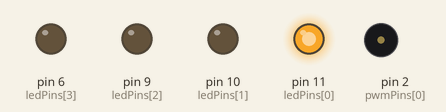
Bench run of a sketch on a simulated Arduino Uno, built with avr-gcc and run on an emulated ATmega328P. Parts: output pins drawn as LEDs (lit = HIGH), buzzer (waves = sounding). What the sketch prints to the serial monitor is not drawn.

Above: at 0.61 s.
At 1.33 s:
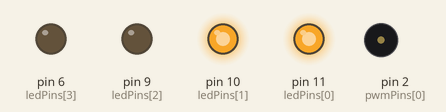
At 2.7 s:
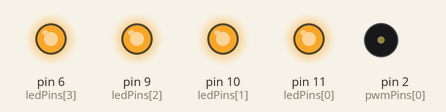
At 11.69 s:
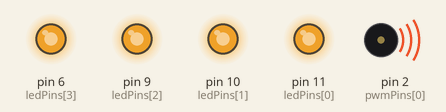
At 19.77 s:
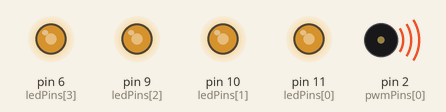
At 39.12 s:
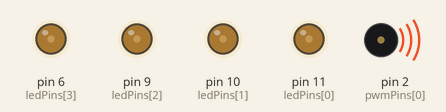
Timing chart, 0 to 40.0 s (numbered marks = the images above):
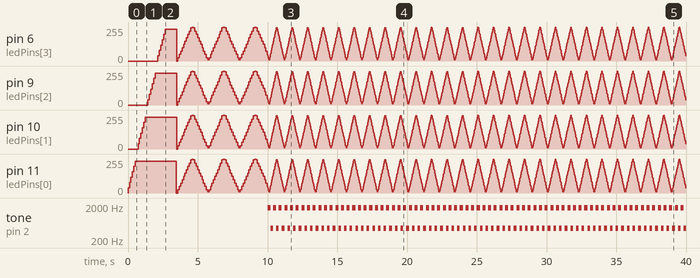

Measured:
- by itself, pin 6 (ledPins[3]): 0/255 → 40/255 at 2.1 s, → 80/255 0.10 s later, → 120/255 0.10 s later, → 160/255 0.10 s later, … (1422 changes in this stretch)
- by itself, pin 9 (ledPins[2]): 0/255 → 40/255 at 1.4 s, → 80/255 0.10 s later, → 120/255 0.10 s later, → 160/255 0.10 s later, … (1422 changes in this stretch)

The sketch:

main.ino
```cpp
#include <Arduino.h>
#include <SoftwareSerial.h>

// Requirement:  1.tick函数给出系统时间（非硬性要求）
//               2.蜂鸣器在一定时间间隔后开始以某个频率响
//               3.灯光在一定时间间隔下分颜色亮起，然后一起闪烁
//
// Lack:         1.不同颜色灯光分别亮起(Solved)
//
// Issue:        1.系统时间的间隔没法直接调用，应当可以写成一个函数封装调用，这样就可以把所有跟计时有关的内容统一用loop解决了，即中断函数
//               2.灯光会自己莫名关闭，已经减小到最小影响

/*********************************************
 Group:            AE-DIY-Group?
 Version:          V0.9.1Beta
 Editor:           Rededge
 Log:              Solved Buzzer issue
                   Police mode failed to execute correctly
 Date:             20231228
*********************************************/

SoftwareSerial BTSerial(7, 8);        // Rx | Tx 设置蓝牙串口
int BTr = 0;                          // 蓝牙反馈值
const int ledPins[] = {11, 10, 9, 6}; // 灯光输出引脚 6冷光，11暖光
const int pwmPins[] = {2};            // PWM输出引脚
int NledPin = 4;
int i = 0;
int getLed = 0;    // LED温柔模式的标记值
int BuzfreTmp = 0; // Buz计时器，初值为0
int Buzfre = 0;    // Buz计时器，初值为0
int Buzmax = 0;    // Buz占空比-（满-空）
int Buzmin = 0;    // Buz占空比-空
// int DelayBuz = 0;           //延时6s后蜂鸣器开始响
int bn = 0;
int brightness = 0;
int Hbri = 255;
int Lbri = 10;      // 此及前参数调节柔光模式下亮度范围
int fadeAmount = 0; // 渐变参数
int k_fA = 1;       // 符号转换器
int DelayLig = 0;   // 灯光延时时间，单位为毫秒
// int ticVal = 1;             //tick延时函数的输出间隔，单位为毫秒
int curMil = 0;
int preMil = 0;  // 此及前参数用于tick，无需设置
int DDL = 10000; // 用于薄纱模式倒计时，单位毫秒
int status = 0;

void setup()
{
  // 初始化设置
  Serial.begin(9600);
  BTSerial.begin(38400);

  for (int k = 0; k < 4; k++)
  {
    pinMode(ledPins[k], OUTPUT);
  }
  pinMode(pwmPins[0], OUTPUT);
}

// tick用于将内部时钟以自定义时间间隔输出模拟信号
//  int tick() {
//    curMil = millis();
//    if ((curMil - preMil) >= ticVal) {
//      preMil = curMil;
//      DDL += 1;
//      return 1;
//    } else {
//      return 0;
//    }
//  }

// void gettick() {
//   if (tick() == 1) {
//     DDL += 1;
//   }
// }

void buzzer()
{
  BuzfreTmp = millis();
  Buzmax = 400;
  Buzmin = 200;
  // if (millis() <= DelayBuz) {
  //   return;
  // }
  if ((BuzfreTmp - Buzfre) > Buzmax)
  {
    Buzfre = BuzfreTmp;
  } // 可优化
  // if (Buzfre >= Buzmin) {
  //   digitalWrite(pwmPins[0],HIGH);
  // } else {
  //   digitalWrite(pwmPins[0],LOW);
  // }
  if ((BuzfreTmp - Buzfre) <= Buzmin)
  {
    tone(pwmPins[0], 1760);
    Serial.println("High");
  }
  else
  {
    tone(pwmPins[0], 440);
    Serial.println("LOW");
  }
}

// 输出四路PWM灯光信号-温柔模式
int Led()
{
  // if (i > NledPin)
  // {
  //   bn = Hbri;
  //   for (int k = 0; k < NledPin; ++k)
  //   {
  //     analogWrite(ledPins[k], bn);
  //   }
  //   return getLed = 1;
  // }

  if (i > NledPin)
  {
    fadeAmount = 25;
    DelayLig = 100;
    if (curMil - preMil >= DelayLig)
    {
      preMil = curMil;

      bn = bn + k_fA * fadeAmount;

      if (bn <= Hbri && bn >= Lbri)
      {
        brightness = bn;
      }
      else if (bn > Hbri)
      {
        brightness = Hbri;
        k_fA = -k_fA;
      }
      else
      {
        brightness = Lbri;
        k_fA = -k_fA;
      }
    }
    for (int k = 0; k < NledPin; ++k)
    {
      analogWrite(ledPins[k], brightness);
    }
    return getLed = 1;
  }
  else
  {
    if (curMil - preMil >= DelayLig)
    {
      fadeAmount = 40;
      DelayLig = 100;
      preMil = curMil;

      bn = bn + k_fA * fadeAmount;
      if (bn > Hbri)
      {
        bn = 0;
        i++;
      }

      analogWrite(ledPins[i], bn);
      return getLed = 0;
      // for (int i = 0; i < NledPin; ++i) {
      //   analogWrite(ledPins[0], brightness);
      // }
    }
  }
}

// 输出四路PWM灯光信号-薄纱大家的麻麻模式
void Police()
{

  fadeAmount = 10;
  DelayLig = 10;

  if (curMil - preMil >= DelayLig)
  {
    preMil = curMil;

    bn = bn + k_fA * fadeAmount;

    if (bn <= Hbri && bn >= Lbri)
    {
      brightness = bn;
    }
    else if (bn > Hbri)
    {
      brightness = Hbri;
      k_fA = -k_fA;
    }
    else
    {
      brightness = Lbri;
      k_fA = -k_fA;
    }

    for (int k = 0; k < NledPin; k++)
    {
      analogWrite(ledPins[k], brightness);
    }
  }
}

void loop()
{
  curMil = millis();
  if (millis() <= DDL || getLed == 0)
  {
    Led();
  }
  else if (BTr == 0)
  {
    buzzer();
    Police();
    // Led();
  }

  Serial.println(float(millis() / 1000.0f), DEC);
  // 其他的循环操作
}
```
